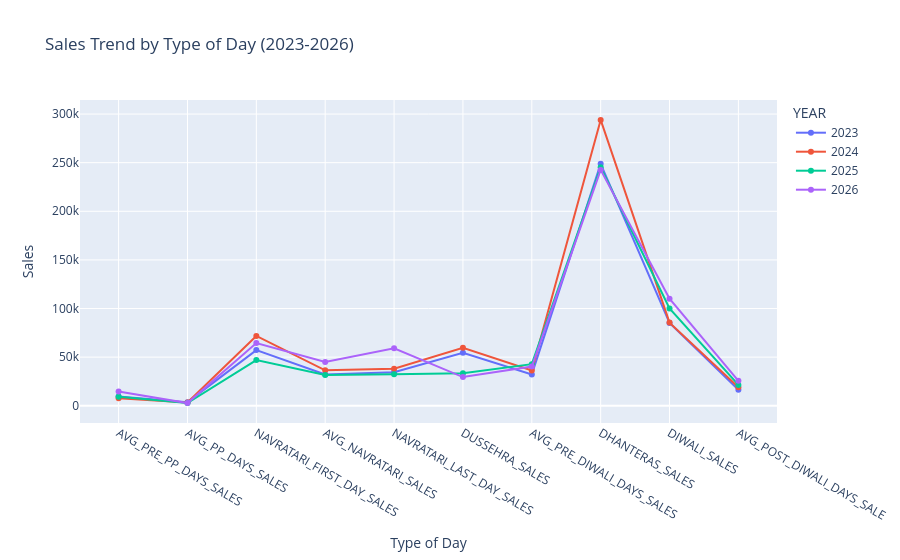

The notebook cell this image was saved under:
### Code cell
import pandas as pd
import plotly.express as px

# 1. Load the dataset
df = result_df.copy()

# 2. Define your exact custom order for the x-axis
custom_day_order = result_df.columns.tolist()[1:]

# 3. Reshape the data from "wide" to "long" format
df_melted = df.melt(
    id_vars=['YEAR'], 
    var_name='Type of Day', 
    value_name='Sales'
)

# 4. Ensure 'YEAR' is treated as a string/category for the legend
df_melted['YEAR'] = df_melted['YEAR'].astype(str)

# 5. Create the Plotly line chart
fig = px.line(
    df_melted, 
    x='Type of Day', 
    y='Sales', 
    color='YEAR',          
    markers=True,          # Adds dots at each data point
    title='Sales Trend by Type of Day (2023-2026)',
    category_orders={'Type of Day': custom_day_order}
)

# 6. Display the interactive chart
fig.show()

### Figure 1 — Plotly figure (JSON) as saved in the notebook; plotly's stock layout.template omitted (floating-point values rounded to 4 significant figures)
{"data": [{"hovertemplate": "YEAR=2023<br>Type of Day=%{x}<br>Sales=%{y}<extra></extra>", "legendgroup": "2023", "line": {"color": "#636efa", "dash": "solid"}, "marker": {"symbol": "circle"}, "mode": "lines+markers", "name": "2023", "orientation": "v", "showlegend": true, "type": "scatter", "x": ["AVG_PRE_PP_DAYS_SALES", "AVG_PP_DAYS_SALES", "NAVRATARI_FIRST_DAY_SALES", "AVG_NAVRATARI_SALES", "NAVRATARI_LAST_DAY_SALES", "DUSSEHRA_SALES", "AVG_PRE_DIWALI_DAYS_SALES", "DHANTERAS_SALES", "DIWALI_SALES", "AVG_POST_DIWALI_DAYS_SALE"], "xaxis": "x", "y": [9552.0, 3722.0, 57230.0, 32200.0, 34530.0, 54390.0, 32230.0, 248800.0, 85120.0, 16410.0], "yaxis": "y"}, {"hovertemplate": "YEAR=2024<br>Type of Day=%{x}<br>Sales=%{y}<extra></extra>", "legendgroup": "2024", "line": {"color": "#EF553B", "dash": "solid"}, "marker": {"symbol": "circle"}, "mode": "lines+markers", "name": "2024", "orientation": "v", "showlegend": true, "type": "scatter", "x": ["AVG_PRE_PP_DAYS_SALES", "AVG_PP_DAYS_SALES", "NAVRATARI_FIRST_DAY_SALES", "AVG_NAVRATARI_SALES", "NAVRATARI_LAST_DAY_SALES", "DUSSEHRA_SALES", "AVG_PRE_DIWALI_DAYS_SALES", "DHANTERAS_SALES", "DIWALI_SALES", "AVG_POST_DIWALI_DAYS_SALE"], "xaxis": "x", "y": [7742.0, 3395.0, 71800.0, 36430.0, 38060.0, 59640.0, 36350.0, 294000.0, 85510.0, 19090.0], "yaxis": "y"}, {"hovertemplate": "YEAR=2025<br>Type of Day=%{x}<br>Sales=%{y}<extra></extra>", "legendgroup": "2025", "line": {"color": "#00cc96", "dash": "solid"}, "marker": {"symbol": "circle"}, "mode": "lines+markers", "name": "2025", "orientation": "v", "showlegend": true, "type": "scatter", "x": ["AVG_PRE_PP_DAYS_SALES", "AVG_PP_DAYS_SALES", "NAVRATARI_FIRST_DAY_SALES", "AVG_NAVRATARI_SALES", "NAVRATARI_LAST_DAY_SALES", "DUSSEHRA_SALES", "AVG_PRE_DIWALI_DAYS_SALES", "DHANTERAS_SALES", "DIWALI_SALES", "AVG_POST_DIWALI_DAYS_SALE"], "xaxis": "x", "y": [9295.0, 2811.0, 47000.0, 31600.0, 32360.0, 33490.0, 42760.0, 245200.0, 100100.0, 21440.0], "yaxis": "y"}, {"hovertemplate": "YEAR=2026<br>Type of Day=%{x}<br>Sales=%{y}<extra></extra>", "legendgroup": "2026", "line": {"color": "#ab63fa", "dash": "solid"}, "marker": {"symbol": "circle"}, "mode": "lines+markers", "name": "2026", "orientation": "v", "showlegend": true, "type": "scatter", "x": ["AVG_PRE_PP_DAYS_SALES", "AVG_PP_DAYS_SALES", "NAVRATARI_FIRST_DAY_SALES", "AVG_NAVRATARI_SALES", "NAVRATARI_LAST_DAY_SALES", "DUSSEHRA_SALES", "AVG_PRE_DIWALI_DAYS_SALES", "DHANTERAS_SALES", "DIWALI_SALES", "AVG_POST_DIWALI_DAYS_SALE"], "xaxis": "x", "y": [14610.0, 2734.0, 64460.0, 44920.0, 59170.0, 29500.0, 40310.0, 242600.0, 110000.0, 25640.0], "yaxis": "y"}], "layout": {"legend": {"title": {"text": "YEAR"}, "tracegroupgap": 0}, "title": {"text": "Sales Trend by Type of Day (2023-2026)"}, "xaxis": {"anchor": "y", "categoryarray": ["AVG_PRE_PP_DAYS_SALES", "AVG_PP_DAYS_SALES", "NAVRATARI_FIRST_DAY_SALES", "AVG_NAVRATARI_SALES", "NAVRATARI_LAST_DAY_SALES", "DUSSEHRA_SALES", "AVG_PRE_DIWALI_DAYS_SALES", "DHANTERAS_SALES", "DIWALI_SALES", "AVG_POST_DIWALI_DAYS_SALE"], "categoryorder": "array", "domain": [0, 1], "title": {"text": "Type of Day"}}, "yaxis": {"anchor": "x", "domain": [0, 1], "title": {"text": "Sales"}}}}
